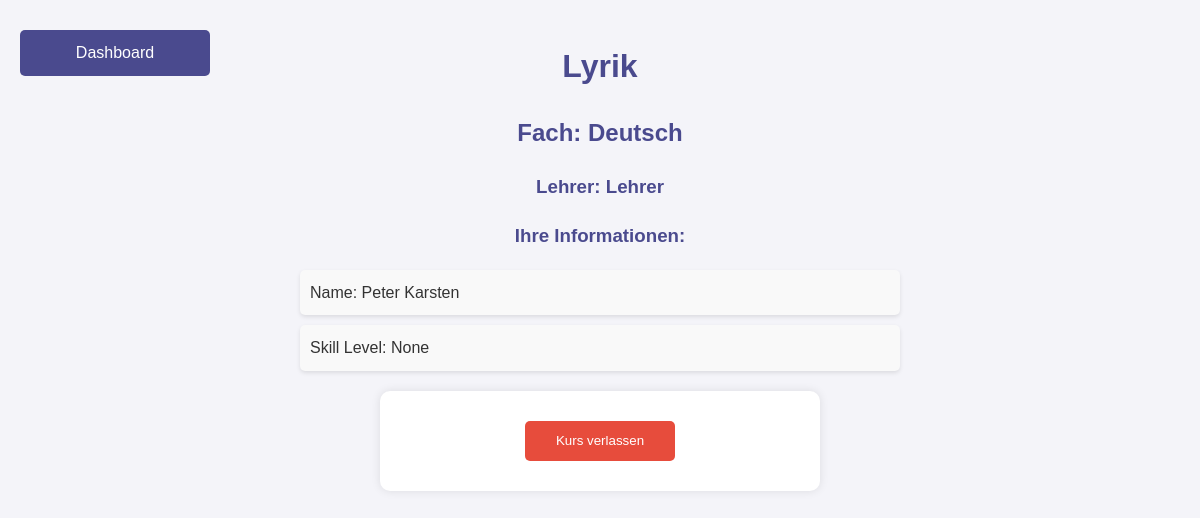
Before: /class_details_student/3/2 with the older database file.
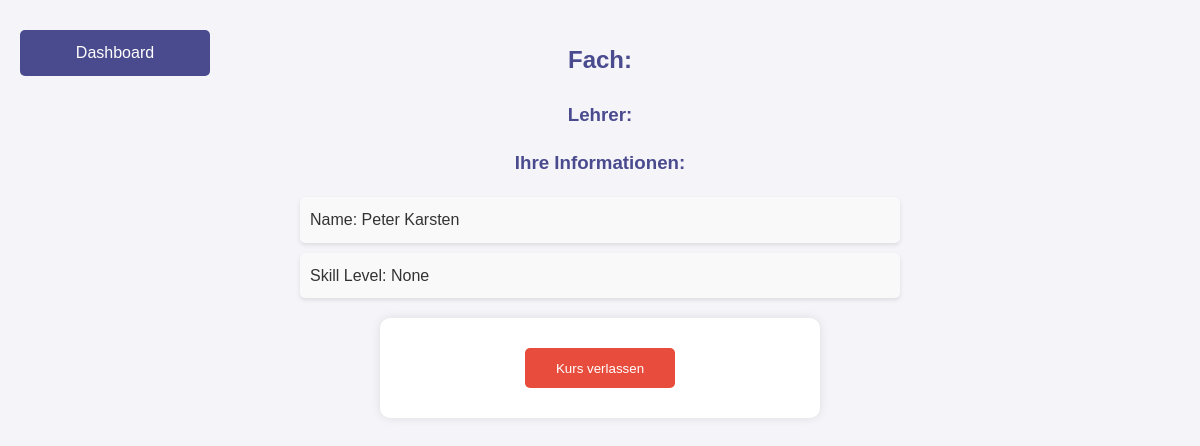
After: the same page with the newer database file.
### tables this page shows
CREATE TABLE Classes (
    id INTEGER PRIMARY KEY AUTOINCREMENT,
    class_name TEXT NOT NULL,
    subject TEXT NOT NULL,
    teacher_id INTEGER,
    FOREIGN KEY (teacher_id) REFERENCES Teachers(id)
);

CREATE TABLE Teachers (
    id INTEGER PRIMARY KEY AUTOINCREMENT,
    name TEXT NOT NULL,
    email TEXT UNIQUE NOT NULL,
    password TEXT NOT NULL
);

### app.py (the view)
@app.route('/class_details_student/<int:class_id>/<int:student_id>')
def class_details_student(class_id, student_id):
    conn = get_db_connection()
    class_info = conn.execute(
        'SELECT Classes.id, Classes.class_name, Classes.subject, Teachers.name AS teacher_name '
        'FROM Classes '
        'JOIN Teachers ON Classes.teacher_id = Teachers.id '
        'WHERE Classes.id = ?', (class_id,)
    ).fetchone()
    student = conn.execute(
        'SELECT Participants.name, Participants.skill_level '
        'FROM Participants '
        'WHERE Participants.id = ?', (student_id,)
    ).fetchone()
    conn.close()
    print("class_info:", class_info)  # Debugging-Info
    print("class_id:", class_info['id']) if class_info else print("class_info ist None")
    return render_template('class_details_student.html', class_info=class_info, student=student, student_id=student_id)

### app.py (called while the page is built)
def get_db_connection():
    conn = sqlite3.connect('ahg/database.db')
    conn.row_factory = sqlite3.Row
    return conn

### templates/class_details_student.html (shortened to what this page needs)
<!DOCTYPE html>
<html lang="de">
<head>
    <link rel="stylesheet" href="{{ url_for('static', filename='styles.css') }}">
</head>
<body>
    <div class="top-buttons">
        <a href="/student_dashboard" class="button">Dashboard</a>
    </div>
    <h1>{{ class_info['class_name'] }}</h1>
    <h2>Fach: {{ class_info['subject'] }}</h2>
    <h3>Lehrer: {{ class_info['teacher_name'] }}</h3>
    <h3>Ihre Informationen:</h3>
    <ul class="info-list">
        <li>Name: {{ student['name'] }}</li>
        <li>Skill Level: {{ student['skill_level'] }}</li>
    </ul>
    <form action="/leave_class" method="post">
        <button type="submit" class="submit-button danger">Kurs verlassen</button>
    </form>
</body>
</html>

Changed rows visible on the page:
removed Classes: class_name "Lyrik", subject "Deutsch"
no longer on this page (row unchanged): Teachers: teacher_name "Lehrer"
